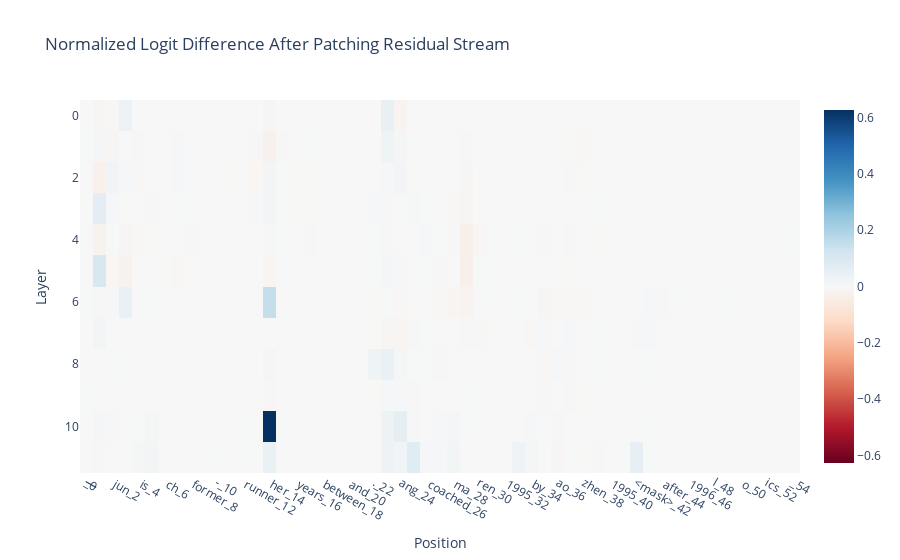

Write notebook code for a chart like this one.
### Code cell
idx = 0

token_labels = [f"{tokenizer.decode(token)}_{index}" for index, token in enumerate(df.iloc[idx]['input_ids'])]
imshow(df.iloc[idx]['vp_all_layersAndPos'], x=token_labels, xaxis="Position", yaxis="Layer", title="Normalized Logit Difference After Patching Residual Stream")

### Figure 1 — Plotly figure (JSON) as saved in the notebook; plotly's stock layout.template omitted (floating-point values rounded to 4 significant figures; data arrays with more than 128 entries replaced by an {"elided": "..."} marker saying what was removed)
{"data": [{"coloraxis": "coloraxis", "hovertemplate": "Position: %{x}<br>Layer: %{y}<br>color: %{z}<extra></extra>", "name": "0", "type": "heatmap", "x": ["<s>_0", "wang_1", " jun_2", "xia_3", " is_4", " a_5", " ch_6", "inese_7", " former_8", " long_9", "-_10", "distance_11", " runner_12", "._13", " her_14", " best_15", " years_16", " lay_17", " between_18", " 1991_19", " and_20", " 1996_21", "._22", " w_23", "ang_24", " was_25", " coached_26", " by_27", " ma_28", " jun_29", "ren_30", " until_31", " 1995_32", " and_33", " by_34", " m_35", "ao_36", " de_37", "zhen_38", " from_39", " 1995_40", " to_41", "<mask>_42", " retirement_43", " after_44", " the_45", " 1996_46", " at_47", "l_48", "anta_49", " o_50", "lymp_51", "ics_52", "._53", "</s>_54"], "xaxis": "x", "yaxis": "y", "z": {"elided": "12x55 float values"}}], "layout": {"autosize": true, "coloraxis": {"cmid": 0, "colorscale": [[0, "rgb(103,0,31)"], [0.1, "rgb(178,24,43)"], [0.2, "rgb(214,96,77)"], [0.3, "rgb(244,165,130)"], [0.4, "rgb(253,219,199)"], [0.5, "rgb(247,247,247)"], [0.6, "rgb(209,229,240)"], [0.7, "rgb(146,197,222)"], [0.8, "rgb(67,147,195)"], [0.9, "rgb(33,102,172)"], [1, "rgb(5,48,97)"]]}, "title": {"text": "Normalized Logit Difference After Patching Residual Stream"}, "xaxis": {"anchor": "y", "autorange": true, "constrain": "domain", "domain": [0, 1], "range": [-0.5, 54.5], "scaleanchor": "y", "title": {"text": "Position"}, "type": "category"}, "yaxis": {"anchor": "x", "autorange": true, "constrain": "domain", "domain": [0, 1], "range": [11.5, -0.5], "title": {"text": "Layer"}}}}
